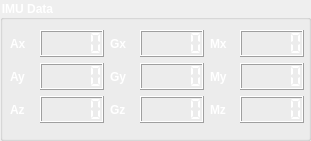
   <widget class="QGroupBox" name="groupBox">
    <property name="geometry">
     <rect>
      <x>10</x>
      <y>10</y>
      <width>311</width>
      <height>141</height>
     </rect>
    </property>
    <property name="font">
     <font>
      <weight>75</weight>
      <bold>true</bold>
     </font>
    </property>
    <property name="styleSheet">
     <string notr="true">color: rgb(255, 255, 255);</string>
    </property>
    <property name="title">
     <string>IMU Data</string>
    </property>
    <widget class="QWidget" name="layoutWidget">
     <property name="geometry">
      <rect>
       <x>10</x>
       <y>30</y>
       <width>294</width>
       <height>93</height>
      </rect>
     </property>
     <layout class="QHBoxLayout" name="horizontalLayout_25">
      <item>
       <layout class="QVBoxLayout" name="verticalLayout_5">
        <item>
         <layout class="QHBoxLayout" name="horizontalLayout_14">
          <item>
           <widget class="QLabel" name="label_13">
            <property name="font">
             <font>
              <weight>75</weight>
              <bold>true</bold>
             </font>
            </property>
            <property name="text">
             <string>Ax</string>
            </property>
           </widget>
          </item>
          <item>
           <widget class="QLCDNumber" name="lcdAx">
            <property name="segmentStyle">
             <enum>QLCDNumber::Flat</enum>
            </property>
           </widget>
          </item>
         </layout>
        </item>
        <item>
         <layout class="QHBoxLayout" name="horizontalLayout_15">
          <item>
           <widget class="QLabel" name="label_14">
            <property name="font">
             <font>
              <weight>75</weight>
              <bold>true</bold>
             </font>
            </property>
            <property name="text">
             <string>Ay</string>
            </property>
           </widget>
          </item>
          <item>
           <widget class="QLCDNumber" name="lcdAy">
            <property name="segmentStyle">
             <enum>QLCDNumber::Flat</enum>
            </property>
           </widget>
          </item>
         </layout>
        </item>
        <item>
         <layout class="QHBoxLayout" name="horizontalLayout_16">
          <item>
           <widget class="QLabel" name="label_15">
            <property name="font">
             <font>
              <weight>75</weight>
              <bold>true</bold>
             </font>
            </property>
            <property name="text">
             <string>Az</string>
            </property>
           </widget>
          </item>
          <item>
           <widget class="QLCDNumber" name="lcdAz">
            <property name="segmentStyle">
             <enum>QLCDNumber::Flat</enum>
            </property>
           </widget>
          </item>
         </layout>
        </item>
       </layout>
      </item>
      <item>
       <layout class="QVBoxLayout" name="verticalLayout_7">
        <item>
         <layout class="QHBoxLayout" name="horizontalLayout_11">
          <item>
           <widget class="QLabel" name="label_10">
            <property name="font">
             <font>
              <weight>75</weight>
              <bold>true</bold>
             </font>
            </property>
            <property name="text">
             <string>Gx</string>
            </property>
           </widget>
          </item>
          <item>
           <widget class="QLCDNumber" name="lcdGx">
            <property name="segmentStyle">
             <enum>QLCDNumber::Flat</enum>
            </property>
           </widget>
          </item>
         </layout>
        </item>
        <item>
         <layout class="QHBoxLayout" name="horizontalLayout_12">
          <item>
           <widget class="QLabel" name="label_11">
            <property name="font">
             <font>
              <weight>75</weight>
              <bold>true</bold>
             </font>
            </property>
            <property name="text">
             <string>Gy</string>
            </property>
           </widget>
          </item>
          <item>
           <widget class="QLCDNumber" name="lcdGy">
            <property name="segmentStyle">
             <enum>QLCDNumber::Flat</enum>
            </property>
           </widget>
          </item>
         </layout>
        </item>
        <item>
         <layout class="QHBoxLayout" name="horizontalLayout_13">
          <item>
           <widget class="QLabel" name="label_12">
            <property name="font">
             <font>
              <weight>75</weight>
              <bold>true</bold>
             </font>
            </property>
            <property name="text">
             <string>Gz</string>
            </property>
           </widget>
          </item>
          <item>
           <widget class="QLCDNumber" name="lcdGz">
            <property name="segmentStyle">
             <enum>QLCDNumber::Flat</enum>
            </property>
           </widget>
          </item>
         </layout>
        </item>
       </layout>
      </item>
      <item>
       <layout class="QVBoxLayout" name="verticalLayout_6">
        <item>
         <layout class="QHBoxLayout" name="horizontalLayout_17">
          <item>
           <widget class="QLabel" name="label_17">
            <property name="font">
             <font>
              <weight>75</weight>
              <bold>true</bold>
             </font>
            </property>
            <property name="text">
             <string>Mx</string>
            </property>
           </widget>
          </item>
          <item>
           <widget class="QLCDNumber" name="lcdMx">
            <property name="segmentStyle">
             <enum>QLCDNumber::Flat</enum>
            </property>
           </widget>
          </item>
         </layout>
        </item>
        <item>
         <layout class="QHBoxLayout" name="horizontalLayout_18">
          <item>
           <widget class="QLabel" name="label_16">
            <property name="font">
             <font>
              <weight>75</weight>
              <bold>true</bold>
             </font>
            </property>
            <property name="text">
             <string>My</string>
            </property>
           </widget>
          </item>
          <item>
           <widget class="QLCDNumber" name="lcdMy">
            <property name="segmentStyle">
             <enum>QLCDNumber::Flat</enum>
            </property>
           </widget>
          </item>
         </layout>
        </item>
        <item>
         <layout class="QHBoxLayout" name="horizontalLayout_19">
          <item>
           <widget class="QLabel" name="label_18">
            <property name="font">
             <font>
              <weight>75</weight>
              <bold>true</bold>
             </font>
            </property>
            <property name="text">
             <string>Mz</string>
            </property>
           </widget>
          </item>
          <item>
           <widget class="QLCDNumber" name="lcdMz">
            <property name="segmentStyle">
             <enum>QLCDNumber::Flat</enum>
            </property>
           </widget>
          </item>
         </layout>
        </item>
       </layout>
      </item>
     </layout>
    </widget>
   </widget>
